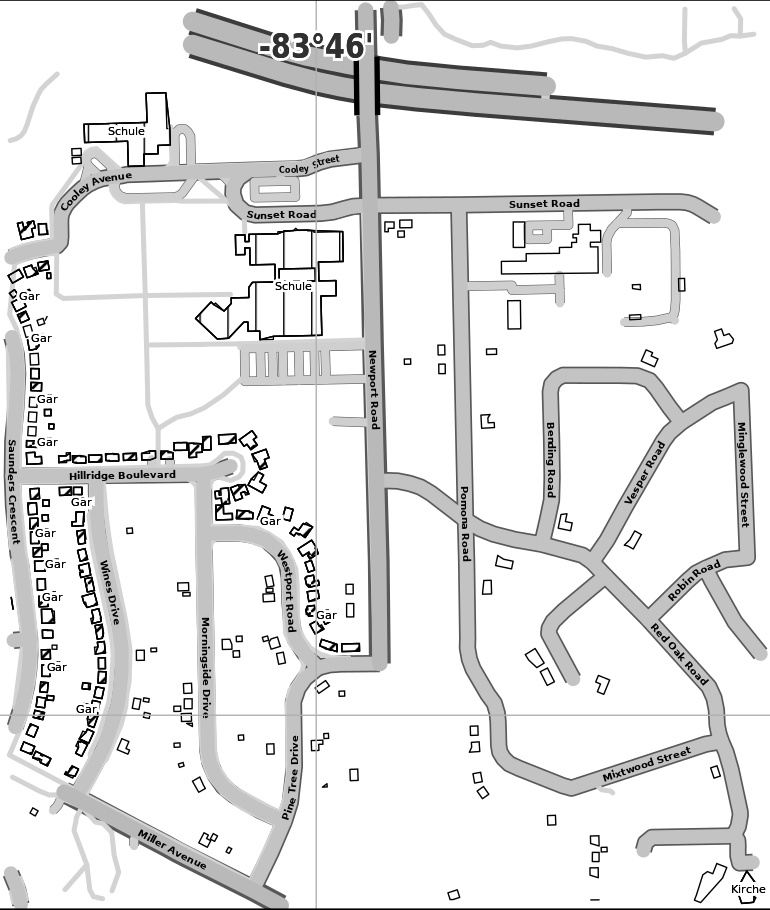
#> input picture siads521/assets/map.png, 770 x 910 px
$ jupyter execute --allow-errors mapping.ipynb   (shell and % lines are left out)
#> lines starting #> are read from the running program, lines starting #| are printed output that depends on the picture
## Mapping and Geographic Investigation

Capturing physical landscape traits in a written form is perhaps one of the oldest and most common examples
of information visualization still in use today. Geographical Information Systems (GIS) are high specialized
and complex, and made up of a myriad of unique techniques and tools. In this lecture I want to dip our toes
into this world, and show you how you can leverage geographical information to lead to insight in
computational narratives.

[cell 1]
# Let's start with bringing in a few of our common libraries
import pandas as pd
import numpy as np
import matplotlib.pyplot as plt

[cell 2]
# Now we'll setup matplotlib

[cell 3]
# And we'll set some matplotlib defaults
import matplotlib as mpl
mpl.rcParams['figure.figsize'] = [16.0,8.0]

[cell 4]
# The first bit of data I want to share with you is a single session of running data. Actually, this is a
# small piece of data from your project data source. Let's read in and take a look.
df=pd.read_csv("assets/run.csv")
#> (reads siads521 - Visual Exploration of Data/run.csv from the repository)
df.head()

[cell 5]
# Ok, so this data is made up of a latitude and longitude, a timestamp on what looks to be a second frequency
# as well as power, in watts, and heart rate, in beats per minute, and an enhanced_altitude probably in feet.
# I think that the first thing we need to consider when mapping is this longitude and lattitude. These look
# like really odd numbers, and it turns out that this data source is trying to capture the maximum prescision
# possible in an unsigned integer, so we need to convert these to more traditional decimal format. To be
# honest, I don't really know anything about this data format, but a little bit of googling suggests that this
# is easily done by multiplying by 180 degrees then dividing by 2 to the power of 31, so let's do that
df["position_lat_degrees"] = df["position_lat"] * ( 180 / 2**31 )
df["position_long_degrees"] = df["position_long"] * ( 180 / 2**31 )

# Now, it turns out we're not really done with this. You see, the earth is round(ish), but we are going to try
# and look at it on the screen which is flat(ish). My wife, who has a physical geography degree, gave me a
# mini lecture on all the great and awesome ways you can take global positions like longitude and latitude and
# convert them for display on flat things like maps. I'm going to save you from that (feel free to look up map
# projections on wikipediate) and tell you that we're going to use the Mercantor projection. Even better, I'm
# going to share with you the code to convert from latitude in degrees to a flat Mercantor projection which
# comes courtesy of the Open Street Map effort at https://wiki.openstreetmap.org/wiki/Mercator

import math
def lat2y(a):
  return 180.0/math.pi*math.log(math.tan(math.pi/4.0+a*(math.pi/180.0)/2.0))
df["position_lat_degrees_mercantor"]=df["position_lat_degrees"].apply(lat2y)

# And lastly, let's drop anything with missing values. This is a simplification for the moment, and might not
# be what you actually want to do in practice
df=df.dropna()
df.head()

[cell 6]
# The first approach I want to show you is probably the most simple. The gist is that we will render an image
# behind an Axes object, then just use our regular plotting on the Axes object. For this to work it means we
# need an image and we need to know the coordinates of the image bounds. Then we can set the "extent", which
# represents the bounds of the map. This means our image behind the Axes object will be using the same
# coordinate system as the Axes object itself, and the plot will be locked.

# First the image. I got mine through an export from Open Street Map and saved it in map.png. You can get a
# map directly from http://www.openstreetmap.org. To display this, we use the pyplot imread() function and
# pair it with imshow()
image=plt.imread("assets/map.png")
#> image is the input picture: shape (910, 770, 4) float32; mean R, G, B, A 0.901, 0.901, 0.901, 1
plt.imshow(image, alpha=0.5, extent=[-83.77141,-83.75977,46.75230,46.76620])

[cell 7]
# Ok, great! That created a map, and we can see the X and Y axes are constrained by the extent that I setup.
# Now, the extent doesn't really matter, you can choose whatever you want, just make sure it aligns with
# whatever your map is. In this case, I looked for the min/max of my different fields in the data, then went
# to open street map and found a map that at least covered those bounds, because I want to show the whole
# data.

[cell 8]
# Now it's actually really easy to overlay our data on top of this plot, we just use whatever plotting
# function which exists in pyplot that we are interested in! In this case I'm going to use scatter(). I'm
# going to add a color bar as well, and change the values of the dots being plotted based on the power column
# in our data.

# Reshow the image, because we didn't turn off image closing in jupyter
plt.imshow(image, alpha=0.5, extent=[-83.77141,-83.75977,46.75230,46.76620])
# Plot our longitude and mercantor projected latitude data. We can set the series of data we want to be the
# colors of points using the c parameters, and we can choose from different color maps using the cmap
# parameter.
plt.scatter(df["position_long_degrees"],df["position_lat_degrees_mercantor"],
            s=5, c=df["Power"], cmap='Blues', alpha=0.75)
# Now we get pyplot to render a colorbar so we know the meeting of the colors
plt.colorbar().set_label("Power (watts)")
# And let's set a meaningful title
plt.suptitle("Power data from {} to {}".format(np.min(df["timestamp"]),np.max(df["timestamp"])),size='20');
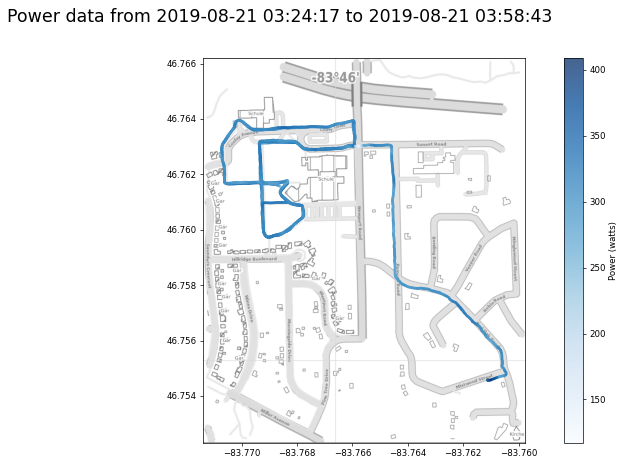
#> figure drawn by matplotlib, 2 panels
